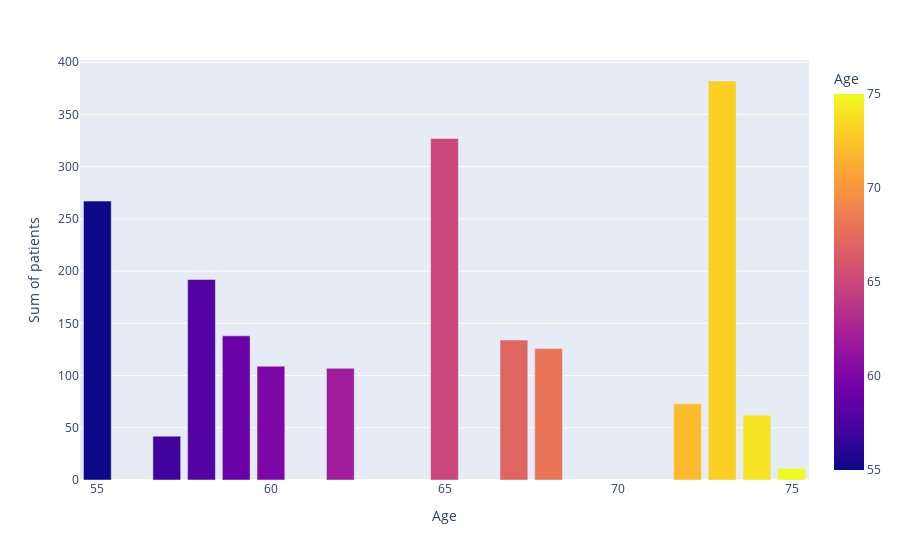

The notebook cell saved with this chart:
### Code cell
# Plot most age grp most affected by parkinsons
df_age = df[df['Status'] == 1]
df_age = df_age[['Age']].value_counts().reset_index()
df_age.rename(columns={0 : 'Sum of patients'}, inplace=True)

# Plot using px
px.bar(df_age, x='Age', y='Sum of patients', color='Age')

### Figure 1 — Plotly figure (JSON) as saved in the notebook; plotly's stock layout.template omitted (floating-point values rounded to 4 significant figures)
{"data": [{"alignmentgroup": "True", "hovertemplate": "Age=%{marker.color}<br>Sum of patients=%{y}<extra></extra>", "legendgroup": "", "marker": {"color": [73, 65, 55, 58, 59, 67, 68, 60, 62, 72, 74, 57, 75], "coloraxis": "coloraxis", "pattern": {"shape": ""}}, "name": "", "offsetgroup": "", "orientation": "v", "showlegend": false, "textposition": "auto", "type": "bar", "x": [73, 65, 55, 58, 59, 67, 68, 60, 62, 72, 74, 57, 75], "xaxis": "x", "y": [382, 327, 267, 192, 138, 134, 126, 109, 107, 73, 62, 42, 11], "yaxis": "y"}], "layout": {"barmode": "relative", "coloraxis": {"colorbar": {"title": {"text": "Age"}}, "colorscale": [[0, "#0d0887"], [0.1111, "#46039f"], [0.2222, "#7201a8"], [0.3333, "#9c179e"], [0.4444, "#bd3786"], [0.5556, "#d8576b"], [0.6667, "#ed7953"], [0.7778, "#fb9f3a"], [0.8889, "#fdca26"], [1, "#f0f921"]]}, "legend": {"tracegroupgap": 0}, "margin": {"t": 60}, "xaxis": {"anchor": "y", "domain": [0, 1], "title": {"text": "Age"}}, "yaxis": {"anchor": "x", "domain": [0, 1], "title": {"text": "Sum of patients"}}}}
